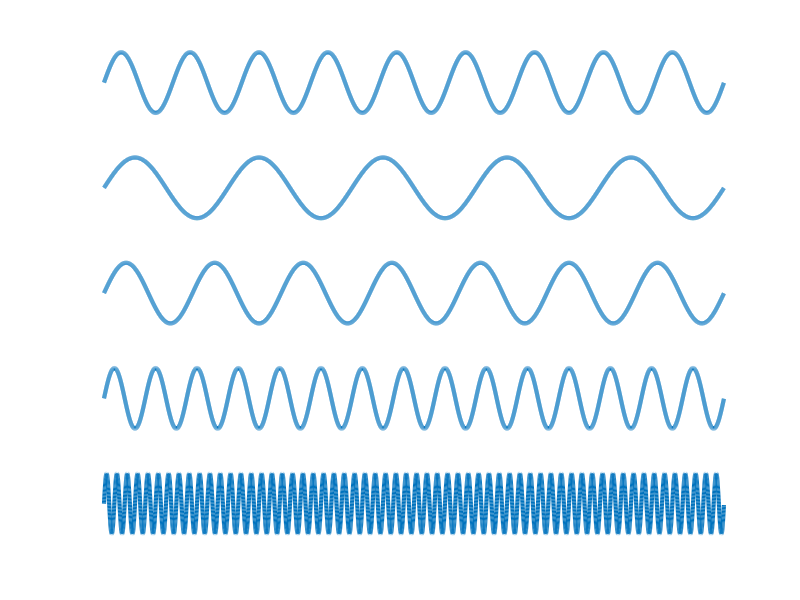
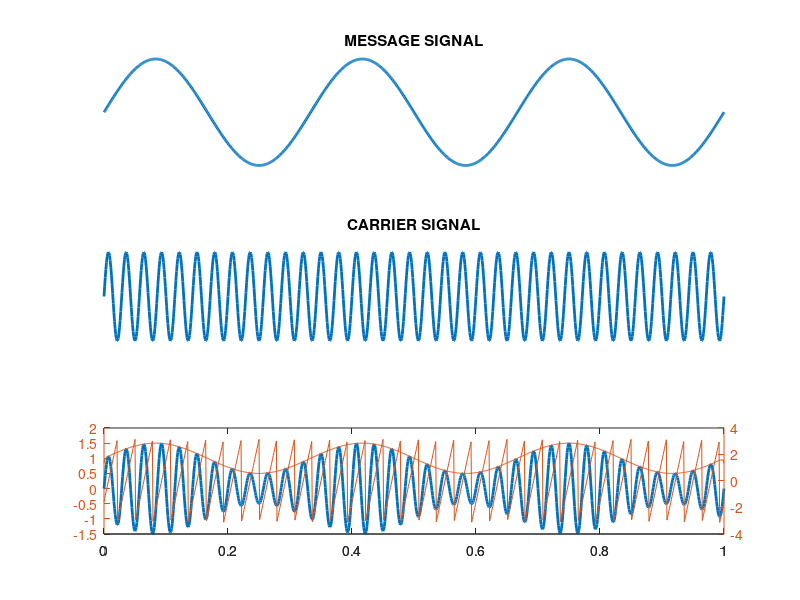

These figures' MATLAB source, in order: (Note: this script raises an error after producing the figures.)
%% 
% Time specifications:
   Fs = 8000;                   % samples per second
   dt = 1/Fs;                   % seconds per sample
   StopTime = 1;             % seconds
   t = (0:dt:StopTime-dt)';     % seconds
% Sine waves
   figure('Units','normalized','Position',[0.1651 0.1704 0.3573 0.7333]);
   subplot(5,1,1);
   f1 = 9;
   x1 = sin(2*pi*f1*t);
   plot(t,x1,'Linewidth',3,'Color',[0 0.4470 0.7410]);
   set(gca,'visible','off');
   
   subplot(5,1,2);
   f2 = 5;
   x2 = sin(2*pi*f2*t);
   plot(t,x2,'Linewidth',3,'Color',[0 0.4470 0.7410]);
   set(gca,'visible','off');
   
   subplot(5,1,3);
   f3 = 7;
   x3 = sin(2*pi*f3*t);
   plot(t,x3,'Linewidth',3,'Color',[0 0.4470 0.7410]);
   set(gca,'visible','off');
   
   subplot(5,1,4);
   f4 = 15;
   x4 = sin(2*pi*f4*t);
   plot(t,x4,'Linewidth',3,'Color',[0 0.4470 0.7410]);
   set(gca,'visible','off');
   
    subplot(5,1,5);
   f5 = 60;
   x5 = sin(2*pi*f5*t);
   plot(t,x5,'Linewidth',3,'Color',[0 0.4470 0.7410]);
   set(gca,'visible','off');
   
   figure;
   X = x1+x5;
   plot(t,X,'Linewidth',3,'Color',[0 0.4470 0.7410]);
   set(gca,'visible','off');
   
   
%%
Amod=1;
Acarr=5;
fmod  = 3;
fcarr = 35;
time = 0:0.001:1;
m=0.5;
sm=Amod*sin(2*pi*fmod*time);
sc=Acarr*sin(2*pi*fcarr*time);
smod=(Amod+m*sm).*sin(2*pi*fcarr*time);
subplot(3,1,1),plot(time,sm,'Linewidth',2,'Color',[0 0.4470 0.7410]);
title('MESSAGE SIGNAL');
set(gca,'visible','off');

subplot(3,1,2),plot(time,sc,'Linewidth',2,'Color',[0 0.4470 0.7410])
title('CARRIER SIGNAL');
set(gca,'visible','off');

subplot(3,1,3)
plot(time,smod,'Linewidth',2,'Color',[0 0.4470 0.7410]);
hold on;
[hAx,hLine1,hLine2] = plotyy(time,abs(hilbert(smod)),time,angle(hilbert(smod)));
hLine1.Color = [1 0 0]; hLine1.LineWidth = 3;
hLine2.Color = [0 1 0]; hLine2.LineWidth = 2; hAx(2).YLim = [-10 15];
title('AMPLITUDE MODULATED SIGNAL');
set(hAx(1),'visible','off');
set(hAx(2),'visible','off');
hlegend = legend('AM Signal','Amplitude','Phase');
hlegend.FontSize = 15;
set(hlegend,'box', 'on','EdgeColor','None');
set(get(hlegend,'BoxFace'),'ColorType','truecoloralpha', 'ColorData',uint8(255*[1;1;1;.6]));
%%
[ALLEEG EEG CURRENTSET ALLCOM] = eeglab;
EEG = pop_loadset('filename','eeglab_data.set','filepath','/Users/amon-ra/WORK/data_sample_eeglab/toplay/sample_data/');

figure('Units','Normalized','Position',[-0.6807 0.5481 0.6906 0.2407]); 
hplot1 = plot(EEG.times,EEG.data(10,:));
axis tight
set(gca,'visible','off');

EEGband1 = pop_eegfiltnew(EEG, 35, 60, 106, 0, [], 1);
figure('Units','Normalized','Position',[-0.6807 0.5481 0.6906 0.2407]); 
hplot2 = plot(EEGband1.times(1000:1500),EEGband1.data(10,1000:1500));
axis tight
set(gca,'visible','off');

figure('Units','Normalized','Position',[-0.6807 0.5481 0.6906 0.2407]); 
% hplot2 = plot(EEGband1.times(1000:1500),EEGband1.data(10,1000:1500),'color',[0.6 0.8 1]); hold on;
axis tight
 plot(EEGband1.times(1000:1500),abs(hilbert(EEGband1.data(10,1000:1500))),'color',[1 0 0],'Linewidth',3); hold on;

set(gca,'visible','off');






